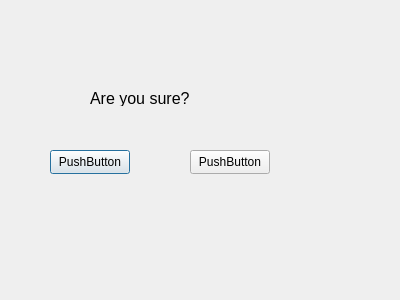
<?xml version="1.0" encoding="UTF-8"?>
<ui version="4.0">
 <class>Dialog</class>
 <widget class="QDialog" name="Dialog">
  <property name="geometry">
   <rect>
    <x>0</x>
    <y>0</y>
    <width>400</width>
    <height>300</height>
   </rect>
  </property>
  <property name="windowTitle">
   <string>Mortgage Payments</string>
  </property>
  <widget class="QLabel" name="label">
   <property name="geometry">
    <rect>
     <x>90</x>
     <y>90</y>
     <width>201</width>
     <height>16</height>
    </rect>
   </property>
   <property name="font">
    <font>
     <pointsize>12</pointsize>
    </font>
   </property>
   <property name="text">
    <string>Are you sure?</string>
   </property>
  </widget>
  <widget class="QPushButton" name="pushButton">
   <property name="geometry">
    <rect>
     <x>50</x>
     <y>150</y>
     <width>80</width>
     <height>24</height>
    </rect>
   </property>
   <property name="text">
    <string>PushButton</string>
   </property>
  </widget>
  <widget class="QPushButton" name="pushButton_2">
   <property name="geometry">
    <rect>
     <x>190</x>
     <y>150</y>
     <width>80</width>
     <height>24</height>
    </rect>
   </property>
   <property name="text">
    <string>PushButton</string>
   </property>
  </widget>
 </widget>
 <resources/>
 <connections/>
</ui>
